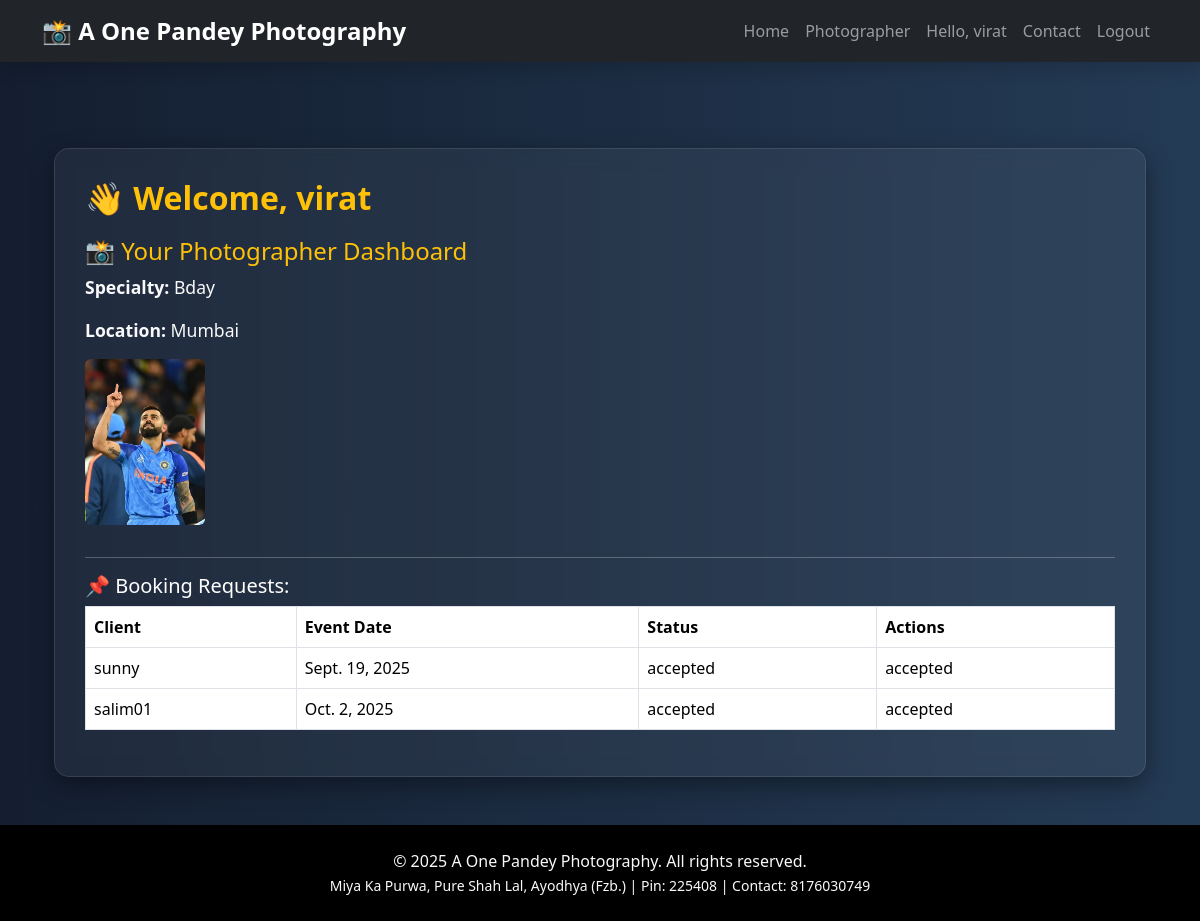
The page /dashboard/ (signed in) on the database its author committed.
### booking/models.py (models this page shows, shortened)
class PhotographerProfile(models.Model):
    user = models.OneToOneField(User, on_delete=models.CASCADE)
    full_name = models.CharField(max_length=100, blank=True)
    phone_number = models.CharField(max_length=20, blank=True)
    specialty = models.CharField(max_length=100)
    location = models.CharField(max_length=100)
    profile_pic = models.ImageField(upload_to='photographers/', blank=True, null=True)

class Booking(models.Model):
    customer = models.ForeignKey(User, on_delete=models.CASCADE, related_name="bookings")
    photographer = models.ForeignKey(PhotographerProfile, on_delete=models.CASCADE, related_name="bookings")
    event_type = models.CharField(max_length=100, choices=[
        ('wedding', 'Wedding'),
        ('birthday', 'Birthday'),
        ('corporate', 'Corporate Event'),
        ('other', 'Other'),
    ], default='other')
    venue = models.CharField(max_length=255, blank=True)
    guest_count = models.PositiveIntegerField(blank=True, null=True)
    date = models.DateField()
    time = models.TimeField()
    message = models.TextField(blank=True)
    status = models.CharField(max_length=20, choices=(
        ('pending', 'Pending'),
        ('confirmed', 'Confirmed'),
        ('cancelled', 'Cancelled'),
    ), default='pending')
    created_at = models.DateTimeField(auto_now_add=True)

### booking/views.py (the view)
# urls.py: path('dashboard/',dashboard,name='dashboard'),
@login_required
def dashboard(request):
    user_profile = request.user.userprofile
    context = {
        'role': user_profile.role,
        'is_approved': user_profile.is_approved,
    }
    if user_profile.role == 'photographer' and user_profile.is_approved:
        try:
            photographer_profile = PhotographerProfile.objects.get(user=request.user)
            bookings = Booking.objects.filter(photographer=photographer_profile)
            context['profile'] = photographer_profile
            context['bookings'] = bookings
        except PhotographerProfile.DoesNotExist:
            context['profile'] = None
            context['bookings'] = None
    elif user_profile.role == 'client':
        my_bookings = Booking.objects.filter(customer=request.user)
        context['my_bookings'] = my_bookings
        notifications = Notification.objects.filter(user=request.user).order_by('-created_at')
        context['notifications'] = notifications
    return render(request, 'booking/dashboard.html', context)

### templates/booking/dashboard.html (shortened to what this page needs)
{% extends 'booking/base.html' %}
{% block content %}
<div class="container mt-5 mb-5">
  <div class="dashboard-box">
    <h2>👋 Welcome, {{ user.username }}</h2>
    {% if role == 'photographer' %}
      {% if is_approved %}
        {% if profile %}
          <h4 class="mt-3 text-warning">📸 Your Photographer Dashboard</h4>
          <p><strong>Specialty:</strong> {{ profile.specialty }}</p>
          <p><strong>Location:</strong> {{ profile.location }}</p>
          {% if profile.profile_pic %}
            <img src="{{ profile.profile_pic.url }}" alt="Profile Picture" width="120" class="rounded mb-3">
          {% endif %}
          <hr>
          <h5>📌 Booking Requests:</h5>
          {% if bookings %}
            <table class="table table-bordered text-white">
              <thead>
                <tr>
                  <th>Client</th>
                  <th>Event Date</th>
                  <th>Status</th>
                  <th>Actions</th>
                </tr>
              </thead>
              <tbody>
                {% for booking in bookings %}
                  <tr>
                    <td>{{ booking.customer.username }}</td>
                    <td>{{ booking.date }}</td>
                    <td>{{ booking.status }}</td>
                    <td>
                      {% if booking.status == "pending" %}
                        <a href="{% url 'update_booking_status' booking.id 'accepted' %}" class="btn btn-success btn-sm">Accept</a>
                        <a href="{% url 'update_booking_status' booking.id 'rejected' %}" class="btn btn-danger btn-sm">Reject</a>
                      {% else %}
                        <span>{{ booking.status }}</span>
                      {% endif %}
                    </td>
                  </tr>
                {% endfor %}
              </tbody>
            </table>
          {% else %}
            <p>No bookings yet.</p>
          {% endif %}
        {% else %}
          <p>You don’t have a photographer profile yet.</p>
          <a href="{% url 'create_photographer_profile' %}" class="btn btn-primary">➕ Create Profile</a>
        {% endif %}
      {% else %}
        <div class="alert alert-warning mt-3">
          🕒 Your account is under review. Please wait for admin approval.
        </div>
      {% endif %}
    {% endif %}
  </div>
</div>
{% endblock %}

### templates/booking/base.html (shortened to what this page needs)
<!DOCTYPE html>
<html lang="en">
<head>
    <link rel="stylesheet" href="https://cdn.jsdelivr.net/npm/bootstrap-icons@1.11.3/font/bootstrap-icons.css">
    <link href="https://cdn.jsdelivr.net/npm/bootstrap@5.3.3/dist/css/bootstrap.min.css" rel="stylesheet" />
    <link rel="stylesheet" href="https://cdnjs.cloudflare.com/ajax/libs/animate.css/4.1.1/animate.min.css"/>
</head>
<body>
<nav class="navbar navbar-expand-lg navbar-dark bg-dark fixed-top shadow">
    <div class="container">
        <a class="navbar-brand" href="{% url 'home' %}">📸 A One Pandey Photography</a>
        <div class="collapse navbar-collapse" id="navbarNav">
            <ul class="navbar-nav ms-auto">
                {% if user.is_authenticated%}
                    <li class="nav-item"><a class="nav-link" href="{% url 'home' %}">Home</a></li>
                    <li class="nav-item"><a class="nav-link" href="{% url 'photographer_list' %}">Photographer</a></li>
                    <li class="nav-item"><a class="nav-link" href="{% url 'dashboard' %}">Hello, {{ user.username }}</a></li>
                    <li class="nav-item"><a class="nav-link" href="{% url 'contact' %}">Contact</a></li>
                    <li class="nav-item"><a class="nav-link" href="{% url 'logout' %}">Logout</a></li>
                {% endif %}
            </ul>
        </div>
    </div>
</nav>
<main class="container fade-in" style="padding-top: 100px; min-height: 70vh;">
    {% block content %}
    {% endblock %}
</main>
<footer class="text-light text-center p-4">
    &copy; 2025 A One Pandey Photography. All rights reserved.<br>
    <small>Miya Ka Purwa, Pure Shah Lal, Ayodhya (Fzb.) | Pin: 225408 | Contact: 8176030749</small>
</footer>
<link href="https://unpkg.com/aos@2.3.4/dist/aos.css" rel="stylesheet" />
</body>
</html>

### templates/booking/base.html (style rules this page uses)
body { font-family: 'Segoe UI', sans-serif; background-color: #f8f9fa; }
.navbar-brand { font-weight: bold; font-size: 1.5rem; transition: transform 0.5s ease; }
.nav-link { position: relative; transition: color 0.3s; }
.nav-link::after { content: ""; position: absolute; width: 0%; height: 2px; background: #fff; bottom: 0; left: 0; transition: width 0.3s; }
footer { background: #000; color: #ccc; margin-top: 10px; }
.fade-in { animation: fadeIn 1s ease-in-out; }

### templates/booking/dashboard.html (style rules this page uses)
body { background: linear-gradient(to right, #141e30, #243b55); }
.dashboard-box { background: rgba(255, 255, 255, 0.05); border: 1px solid rgba(255, 255, 255, 0.1); backdrop-filter: blur(10px); color: white; border-radius: 15px; padding: 30px; box-shadow: 0 8px 24px rgba(0, 0, 0, 0.4); animation: fadeInUp 0.8s ease-in-out; }
.dashboard-box h2 { color: #ffc107; font-weight: bold; margin-bottom: 20px; }
.dashboard-box p { font-size: 1.1rem; color: #f8f9fa; }

### rows shown on the page
PhotographerProfile: specialty "Bday", location "Mumbai", profile_pic (picture)
Booking: customer.username "sunny", date "Sept. 19, 2025", status "accepted"
Booking: customer.username "salim01", date "Oct. 2, 2025", status "accepted"

### other values the page prints
{{ user.username }} "virat"
